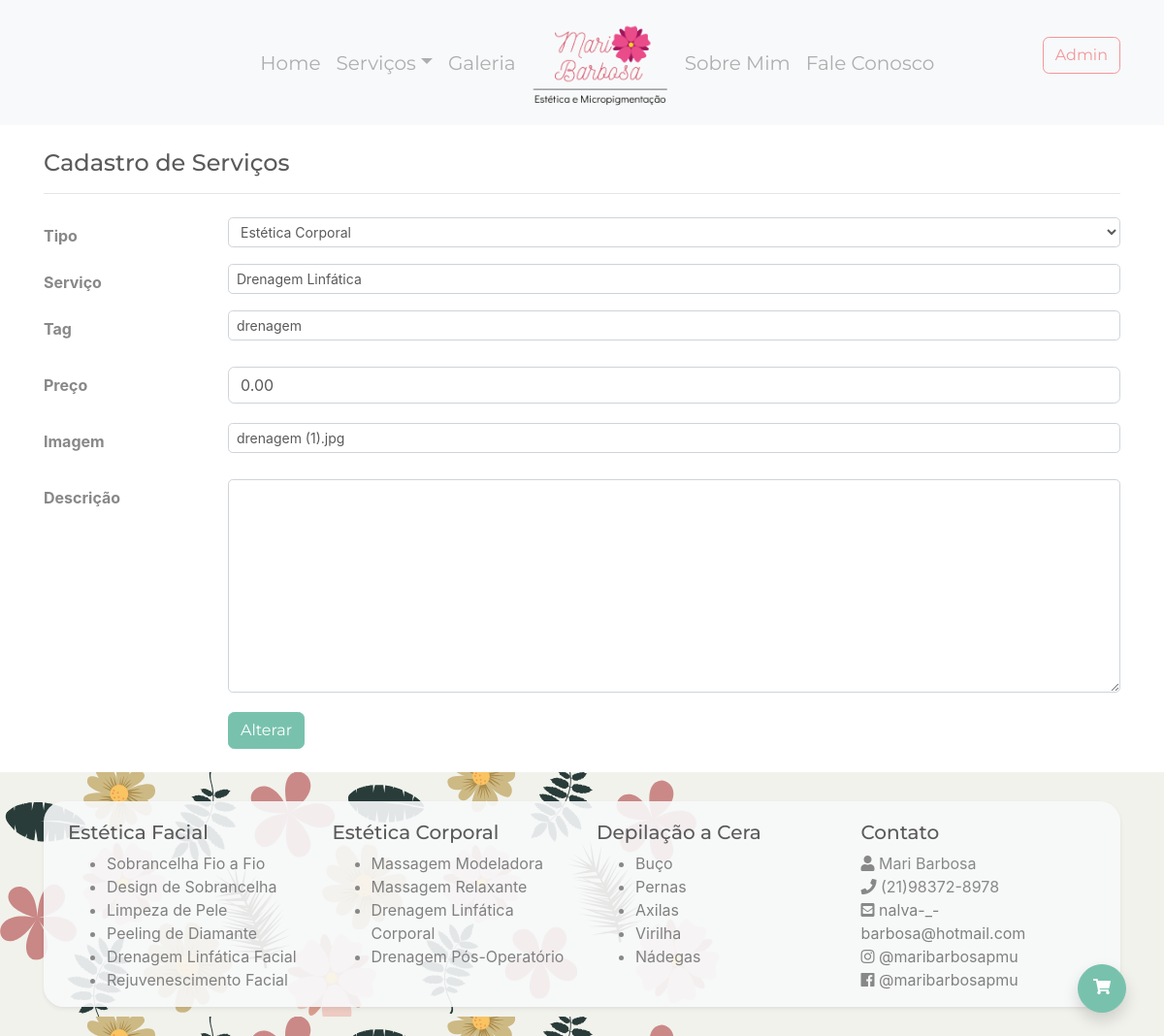
Page /servicos/editar/8/ (signed in) on the earlier database version.
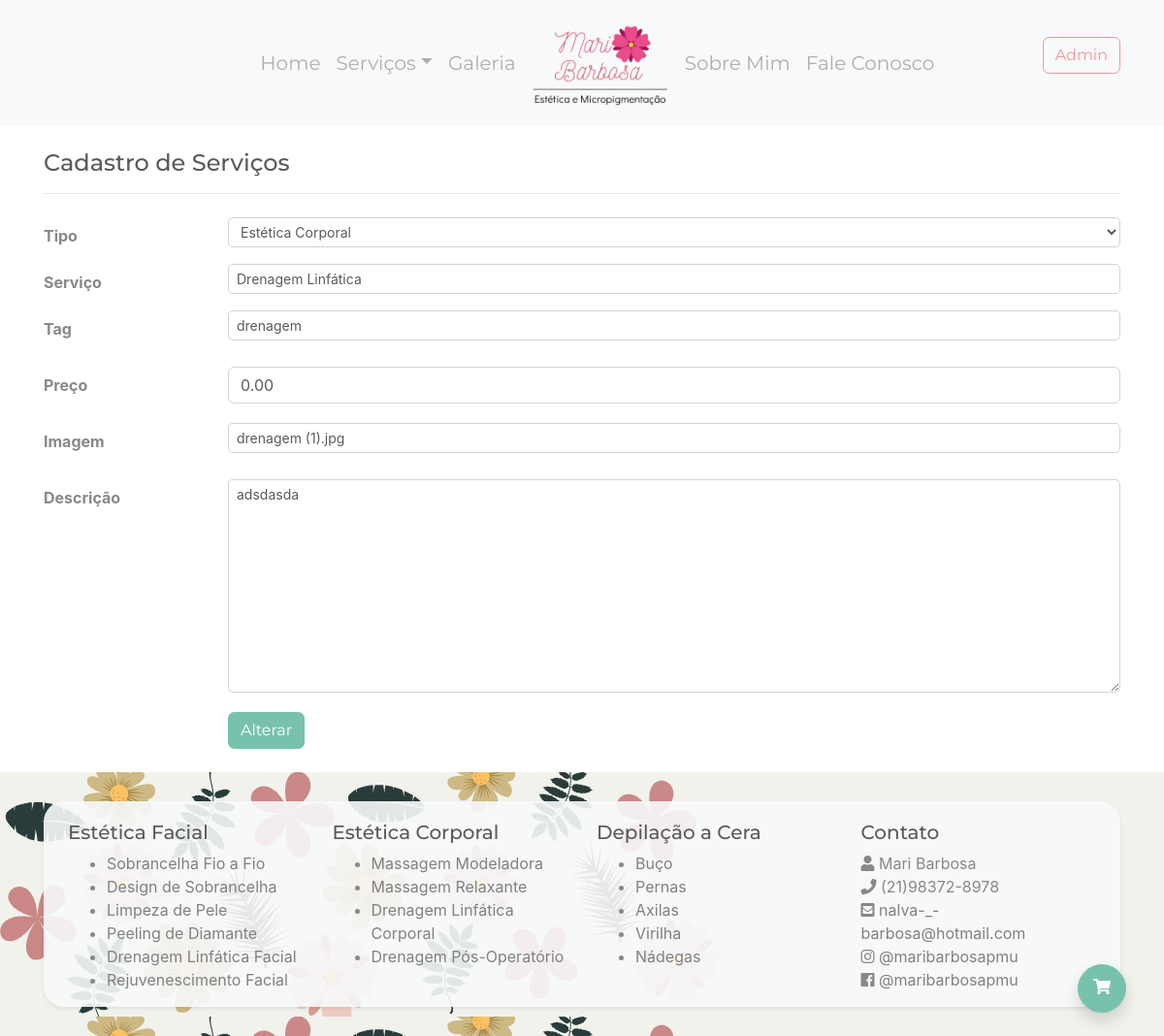
Same page on the later database version.
### meuSite/models.py (models this page shows, shortened)
class Servico(models.Model):
    tipo = models.ForeignKey(TipoServico, on_delete=models.CASCADE)
    nome = models.CharField('Servico', max_length=200, db_index=True)
    tag = models.SlugField('Tag', max_length=100, default=' ')
    imagem = models.CharField('Imagem', max_length=200)
    descricao = models.TextField(blank=True)
    user = models.ForeignKey(settings.AUTH_USER_MODEL,
                             related_name='servicos',
                             on_delete=models.DO_NOTHING,
                             null=True)
    preco = models.DecimalField('Preco', max_digits=10, decimal_places=2, default=0)
    class Meta:
        db_table = 'servico'
        ordering = ('nome',)

### meuSite/views.py (the view)
# urls.py: path('servicos/editar/<int:id_servico>/', views.servico_editar, name='servico_editar'),
def servico_editar(request, id_servico):
    servico = get_object_or_404(Servico, pk=id_servico)
    servico_form = ServicoForm(instance=servico)
    servico_form.fields['servico_id'].initial = id_servico
    return render(request, 'servico_editar.html', {'form': servico_form})

### meuSite/models.py (called while the page is built)
    def __str__(self):
        return self.nome

### meuSite/templates/servico_editar.html (shortened to what this page needs)
{% extends "base.html" %}
{% load static %}
{% block estilo %}
    <link rel="stylesheet" type="text/css" href="{% static 'css/servico_editar.css' %}"/>
{% endblock %}
{% block conteudo %}
    <div class="container my-4 espaco-inicio">
        <div class="block">
            <div class="row">
                <div class="col-12">
                    <h4 class="mb-2">Cadastro de Serviços</h4>
                    <hr class="mb-4">
                </div>
            </div>
            <form id="form" action="{% url 'estetica:cadastro' %}" method="POST" novalidate>
                <div class="form-group row" style="margin-bottom: 10px;">
                    <label for="id_tipo" class="col-lg-2 col-form-label font-weight-bold">Tipo</label>
                    <div class="col-lg-10">
                        {{ form.tipo }}
                    </div>
                </div>
                <div class="form-group row" style="margin-bottom: 10px;">
                    <label for="id_servico" class="col-lg-2 col-form-label font-weight-bold">Serviço</label>
                    <div class="col-lg-10">
                        {{ form.nome }}
                    </div>
                </div>
                <div class="form-group row" style="margin-bottom: 20px;">
                    <label for="id_tag" class="col-lg-2 col-form-label font-weight-bold">Tag</label>
                    <div class="col-lg-10">
                        {{ form.tag }}
                    </div>
                </div>
            <div class="form-group row" style="margin-bottom: 20px;">
                    <label for="preco" class="col-lg-2 col-form-label font-weight-bold">Preço</label>
                    <div class="col-lg-10">
                        {{ form.preco }}
                    </div>
                </div>
                <div class="form-group row" style="margin-bottom: 20px;">
                    <label for="id_imagem" class="col-lg-2 col-form-label font-weight-bold">Imagem</label>
                    <div class="col-lg-10">
                        {{ form.imagem }}
                    </div>
                </div>
                <div class="form-group row" style="margin-bottom: 20px;">
                    <label for="id_descricao" class="col-lg-2 col-form-label font-weight-bold">Descrição</label>
                    <div class="col-lg-10">
                        {{ form.descricao }}
                    </div>
                </div>
                <div class="form-group row" style="margin-top: 20px;">
                    <div class="col-lg-10 offset-lg-2">
                        <button id="botao" type="button" class="btn btn-primary">
                            {% if form.servico_id.value %}
                                Alterar
                            {% else %}
                                Cadastrar
                            {% endif %}
                        </button>
                    </div>
                </div>
            </form>
        </div>
    </div>
{% endblock %}

Differences in the rows shown:
changed Servico "Estética Corporal": descricao (not shown) → "adsdasda"
